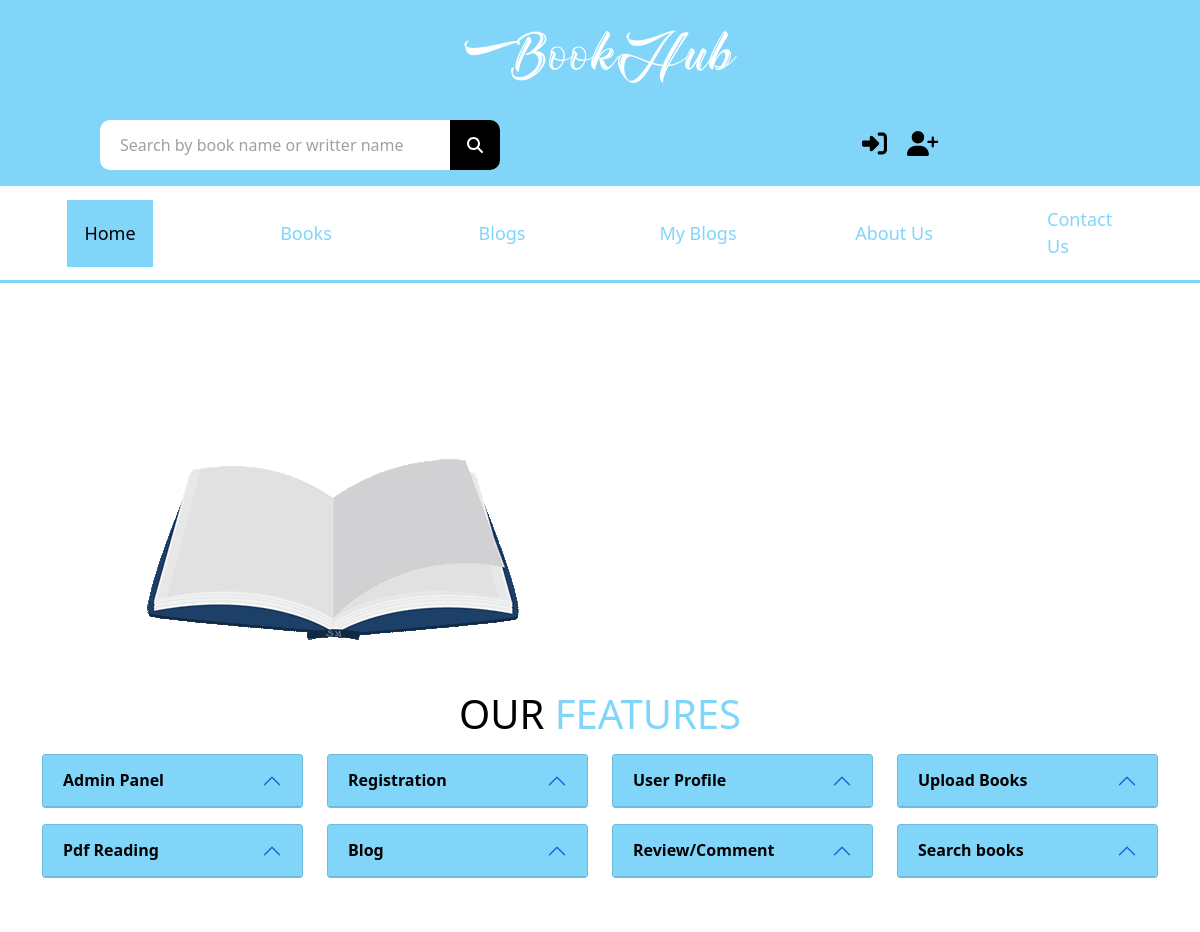
The app's page / (upper part), older data.
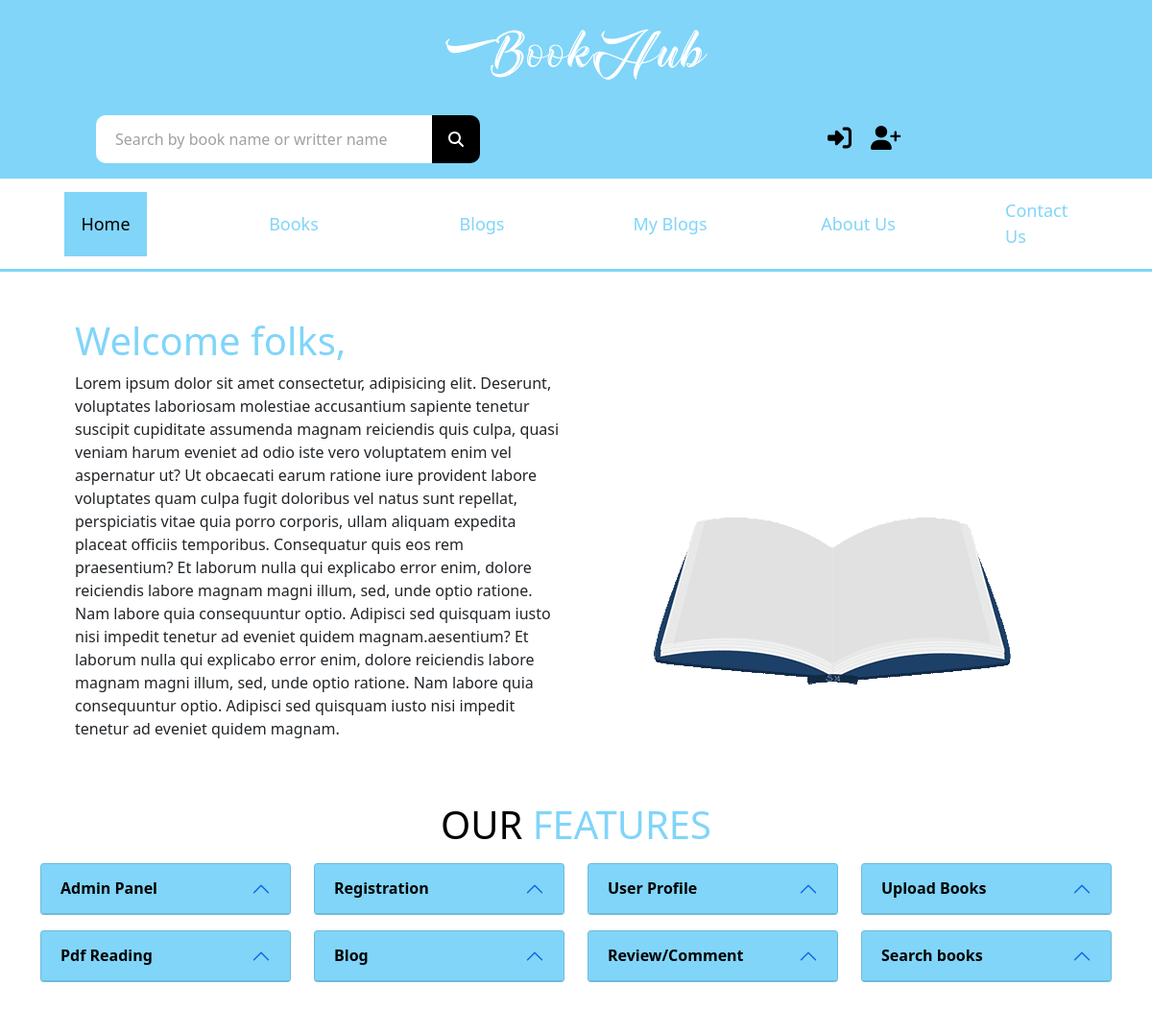
The same page, newer data.
### bookHub_app/models.py (models this page shows)
class SiteUtils(models.Model):
    home_text = models.TextField()
    about_us_text = models.TextField()

### bookHub_app/views.py (the view)
# urls.py: path('', home, name="home"),
def home(request):
    site_utils = SiteUtils.objects.all()
    reviews = BooksReview.objects.all()
    quotes = Quote.objects.all()
    books = Books.objects.all()
    blogs = Blogs.objects.all()
    users = UserProfile.objects.all()
    context = {
        "home": "active",
        "reviews": reviews,
        "quotes": quotes,
        "utils": site_utils,
        "books_len": len(books),
        "blogs_len": len(blogs),
        "users_len": len(users),
        "reviews_len": len(reviews)
    }
    return render(request, 'index.html', context)

### templates/index.html (shortened to what this page needs)
{% extends 'main.html' %}
{% load static %}
{% block content %}
    <div class="container">
      <div class="row my-5 mx-4">
      {% for util in utils %}
        <div class="col-sm-6 welcome-section">
          <h1>Welcome folks,</h1>
          <p>
            {{ util.home_text }}
          </p>
        </div>
      {% endfor %}
        <div class=" col-sm-6 animation-section d-flex justify-content-center align-items-center" id="hide">
          <img src="./static/img/animation.gif" />
        </div>
      </div>
    </div>
    <section id="features-section">
      <div class="container my-5">
        <h1 class="text-center"><span>OUR</span> FEATURES</h1>
        <div class="row">
          <div class="col-lg-3 col-md-6 col-sm-6 my-2">
            <div class="accordion-item">
              <h2 class="accordion-header" id="headingOne">
                <button class="accordion-button" type="button" data-bs-toggle="collapse" data-bs-target="#collapseOne" aria-expanded="true" aria-controls="collapseOne">Admin Panel</button>
              </h2>
            </div>
          </div>
          <div class="col-lg-3 col-md-6 col-sm-6 my-2">
            <div class="accordion-item">
              <h2 class="accordion-header" id="headingTwo">
                <button class="accordion-button" type="button" data-bs-toggle="collapse" data-bs-target="#collapseTwo" aria-expanded="true" aria-controls="collapseTwo">Registration</button>
              </h2>
            </div>
          </div>
          <div class="col-lg-3 col-md-6 col-sm-6 my-2">
            <div class="accordion-item">
              <h2 class="accordion-header" id="headingThree">
                <button class="accordion-button" type="button" data-bs-toggle="collapse" data-bs-target="#collapseThree" aria-expanded="true" aria-controls="collapseThree">User Profile</button>
              </h2>
            </div>
          </div>
          <div class="col-lg-3 col-md-6 col-sm-6 my-2">
            <div class="accordion-item">
              <h2 class="accordion-header" id="headingFour">
                <button class="accordion-button" type="button" data-bs-toggle="collapse" data-bs-target="#collapseFour" aria-expanded="true" aria-controls="collapseFour">Upload Books</button>
              </h2>
            </div>
          </div>
          <div class="col-lg-3 col-md-6 col-sm-6 my-2">
            <div class="accordion-item">
              <h2 class="accordion-header" id="headingFive">
                <button class="accordion-button" type="button" data-bs-toggle="collapse" data-bs-target="#collapseFive" aria-expanded="true" aria-controls="collapseFive">Pdf Reading</button>
              </h2>
            </div>
          </div>
          <div class="col-lg-3 col-md-6 col-sm-6 my-2">
            <div class="accordion-item">
              <h2 class="accordion-header" id="headingSix">
                <button class="accordion-button" type="button" data-bs-toggle="collapse" data-bs-target="#collapseSix" aria-expanded="true" aria-controls="collapseSix">Blog</button>
              </h2>
            </div>
          </div>
          <div class="col-lg-3 col-md-6 col-sm-6 my-2">
            <div class="accordion-item">
              <h2 class="accordion-header" id="headingSeven">
                <button class="accordion-button" type="button" data-bs-toggle="collapse" data-bs-target="#collapseSeven" aria-expanded="true" aria-controls="collapseSeven">Review/Comment</button>
              </h2>
            </div>
          </div>
          <div class="col-lg-3 col-md-6 col-sm-6 my-2">
            <div class="accordion-item">
              <h2 class="accordion-header" id="headingEight">
                <button class="accordion-button" type="button" data-bs-toggle="collapse" data-bs-target="#collapseEight" aria-expanded="true" aria-controls="collapseEight">Search books</button>
              </h2>
            </div>
          </div>
        </div>
      </div>
    </section>
{% endblock %}

Row changes from the older to the newer data that the page shows:
added SiteUtils: home_text "Lorem ipsum dolor sit amet consectetur, adipisicing elit. Deserunt, voluptates laboriosam molestiae accusantium sapiente tenetur suscipit cupiditate assumenda magnam reiciendis quis culpa, quasi veniam harum eveniet ad odio iste vero voluptatem enim vel aspernatur ut? Ut obcaecati earum ratione iure provident labore voluptates quam culpa fugit doloribus vel natus sunt repellat, perspiciatis vitae quia porro corporis, ullam aliquam expedita placeat officiis temporibus. Consequatur quis eos rem praesentium? Et laborum nulla qui explicabo error enim, dolore reiciendis labore magnam magni illum, sed, unde optio ratione. Nam labore quia consequuntur optio. Adipisci sed quisquam iusto nisi…"
